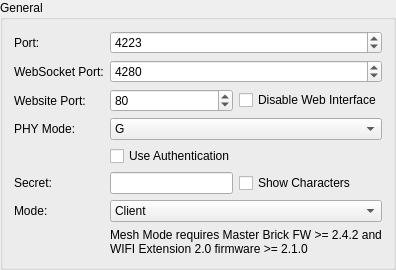
          <widget class="QGroupBox" name="groupBox">
           <property name="title">
            <string>General</string>
           </property>
           <layout class="QVBoxLayout" name="verticalLayout_7">
            <item>
             <layout class="QGridLayout" name="gridLayout_3">
              <item row="6" column="0">
               <widget class="QLabel" name="wifi_mode_label">
                <property name="sizePolicy">
                 <sizepolicy hsizetype="Minimum" vsizetype="Preferred">
                  <horstretch>0</horstretch>
                  <verstretch>0</verstretch>
                 </sizepolicy>
                </property>
                <property name="text">
                 <string>Mode:</string>
                </property>
                <property name="buddy">
                 <cstring>wifi_mode</cstring>
                </property>
               </widget>
              </item>
              <item row="4" column="1" colspan="2">
               <widget class="QCheckBox" name="wifi_use_auth">
                <property name="sizePolicy">
                 <sizepolicy hsizetype="Expanding" vsizetype="Fixed">
                  <horstretch>0</horstretch>
                  <verstretch>0</verstretch>
                 </sizepolicy>
                </property>
                <property name="text">
                 <string>Use Authentication</string>
                </property>
               </widget>
              </item>
              <item row="0" column="1" colspan="2">
               <widget class="QSpinBox" name="wifi_port">
                <property name="sizePolicy">
                 <sizepolicy hsizetype="Expanding" vsizetype="Fixed">
                  <horstretch>0</horstretch>
                  <verstretch>0</verstretch>
                 </sizepolicy>
                </property>
                <property name="minimum">
                 <number>1</number>
                </property>
                <property name="maximum">
                 <number>65535</number>
                </property>
                <property name="value">
                 <number>4223</number>
                </property>
               </widget>
              </item>
              <item row="5" column="1">
               <widget class="QLineEdit" name="wifi_secret">
                <property name="maxLength">
                 <number>64</number>
                </property>
               </widget>
              </item>
              <item row="1" column="1" colspan="2">
               <widget class="QSpinBox" name="wifi_websocket_port">
                <property name="sizePolicy">
                 <sizepolicy hsizetype="Expanding" vsizetype="Fixed">
                  <horstretch>0</horstretch>
                  <verstretch>0</verstretch>
                 </sizepolicy>
                </property>
                <property name="minimum">
                 <number>1</number>
                </property>
                <property name="maximum">
                 <number>65535</number>
                </property>
                <property name="value">
                 <number>4280</number>
                </property>
               </widget>
              </item>
              <item row="2" column="0">
               <widget class="QLabel" name="wifi_website_port_label">
                <property name="sizePolicy">
                 <sizepolicy hsizetype="Minimum" vsizetype="Preferred">
                  <horstretch>0</horstretch>
                  <verstretch>0</verstretch>
                 </sizepolicy>
                </property>
                <property name="text">
                 <string>Website Port:</string>
                </property>
               </widget>
              </item>
              <item row="1" column="0">
               <widget class="QLabel" name="wifi_websocket_port_label">
                <property name="sizePolicy">
                 <sizepolicy hsizetype="Minimum" vsizetype="Preferred">
                  <horstretch>0</horstretch>
                  <verstretch>0</verstretch>
                 </sizepolicy>
                </property>
                <property name="text">
                 <string>WebSocket Port:</string>
                </property>
               </widget>
              </item>
              <item row="3" column="1" colspan="2">
               <widget class="QComboBox" name="wifi_phy_mode">
                <property name="sizePolicy">
                 <sizepolicy hsizetype="Expanding" vsizetype="Fixed">
                  <horstretch>0</horstretch>
                  <verstretch>0</verstretch>
                 </sizepolicy>
                </property>
                <property name="currentIndex">
                 <number>1</number>
                </property>
                <item>
                 <property name="text">
                  <string>B</string>
                 </property>
                </item>
                <item>
                 <property name="text">
                  <string>G</string>
                 </property>
                </item>
                <item>
                 <property name="text">
                  <string>N</string>
                 </property>
                </item>
               </widget>
              </item>
              <item row="2" column="1">
               <widget class="QSpinBox" name="wifi_website_port">
                <property name="sizePolicy">
                 <sizepolicy hsizetype="Expanding" vsizetype="Fixed">
                  <horstretch>4</horstretch>
                  <verstretch>0</verstretch>
                 </sizepolicy>
                </property>
                <property name="minimum">
                 <number>2</number>
                </property>
                <property name="maximum">
                 <number>65534</number>
                </property>
                <property name="value">
                 <number>80</number>
                </property>
               </widget>
              </item>
              <item row="3" column="0">
               <widget class="QLabel" name="wifi_phy_mode_label">
                <property name="sizePolicy">
                 <sizepolicy hsizetype="Minimum" vsizetype="Preferred">
                  <horstretch>0</horstretch>
                  <verstretch>0</verstretch>
                 </sizepolicy>
                </property>
                <property name="text">
                 <string>PHY Mode:</string>
                </property>
               </widget>
              </item>
              <item row="2" column="2">
               <widget class="QCheckBox" name="wifi_disable_web_interface">
                <property name="sizePolicy">
                 <sizepolicy hsizetype="Minimum" vsizetype="Fixed">
                  <horstretch>0</horstretch>
                  <verstretch>0</verstretch>
                 </sizepolicy>
                </property>
                <property name="text">
                 <string>Disable Web Interface</string>
                </property>
               </widget>
              </item>
              <item row="0" column="0">
               <widget class="QLabel" name="wifi_port_label">
                <property name="sizePolicy">
                 <sizepolicy hsizetype="Minimum" vsizetype="Preferred">
                  <horstretch>0</horstretch>
                  <verstretch>0</verstretch>
                 </sizepolicy>
                </property>
                <property name="text">
                 <string>Port:</string>
                </property>
                <property name="buddy">
                 <cstring>wifi_port</cstring>
                </property>
               </widget>
              </item>
              <item row="5" column="0">
               <widget class="QLabel" name="wifi_secret_label">
                <property name="sizePolicy">
                 <sizepolicy hsizetype="Minimum" vsizetype="Preferred">
                  <horstretch>0</horstretch>
                  <verstretch>0</verstretch>
                 </sizepolicy>
                </property>
                <property name="text">
                 <string>Secret:</string>
                </property>
                <property name="buddy">
                 <cstring>wifi_secret</cstring>
                </property>
               </widget>
              </item>
              <item row="5" column="2">
               <widget class="QCheckBox" name="wifi_show_characters">
                <property name="sizePolicy">
                 <sizepolicy hsizetype="Minimum" vsizetype="Fixed">
                  <horstretch>0</horstretch>
                  <verstretch>0</verstretch>
                 </sizepolicy>
                </property>
                <property name="text">
                 <string>Show Characters</string>
                </property>
               </widget>
              </item>
              <item row="6" column="1" colspan="2">
               <widget class="QComboBox" name="wifi_mode">
                <property name="sizePolicy">
                 <sizepolicy hsizetype="Expanding" vsizetype="Fixed">
                  <horstretch>1</horstretch>
                  <verstretch>0</verstretch>
                 </sizepolicy>
                </property>
                <property name="currentIndex">
                 <number>0</number>
                </property>
                <property name="sizeAdjustPolicy">
                 <enum>QComboBox::AdjustToContents</enum>
                </property>
                <property name="minimumContentsLength">
                 <number>0</number>
                </property>
                <property name="modelColumn">
                 <number>0</number>
                </property>
                <item>
                 <property name="text">
                  <string>Client</string>
                 </property>
                </item>
                <item>
                 <property name="text">
                  <string>Access Point</string>
                 </property>
                </item>
                <item>
                 <property name="text">
                  <string>Client and Access Point</string>
                 </property>
                </item>
               </widget>
              </item>
              <item row="7" column="1" colspan="2">
               <widget class="QLabel" name="label_mesh_hint">
                <property name="sizePolicy">
                 <sizepolicy hsizetype="Expanding" vsizetype="Preferred">
                  <horstretch>0</horstretch>
                  <verstretch>0</verstretch>
                 </sizepolicy>
                </property>
                <property name="text">
                 <string>Mesh Mode requires Master Brick FW &gt;= 2.4.2 and WIFI Extension 2.0 firmware &gt;= 2.1.0</string>
                </property>
                <property name="wordWrap">
                 <bool>true</bool>
                </property>
               </widget>
              </item>
             </layout>
            </item>
           </layout>
          </widget>
